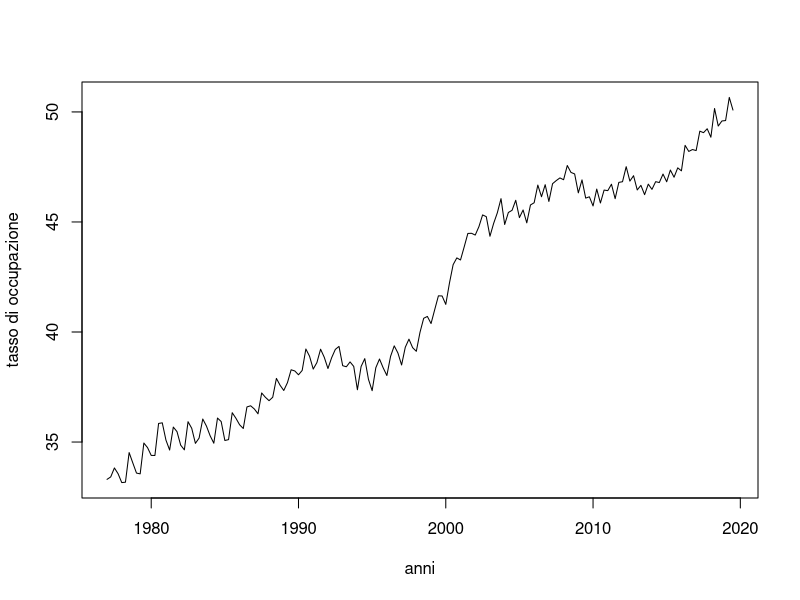
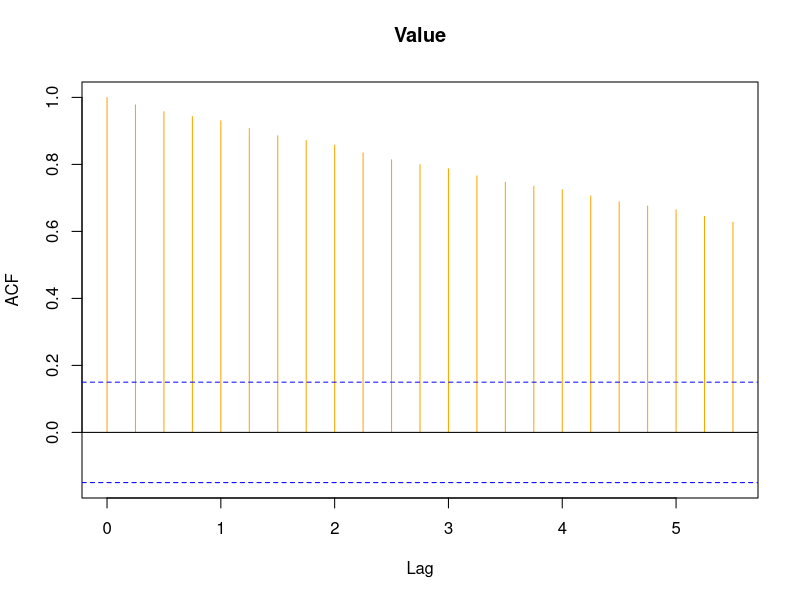
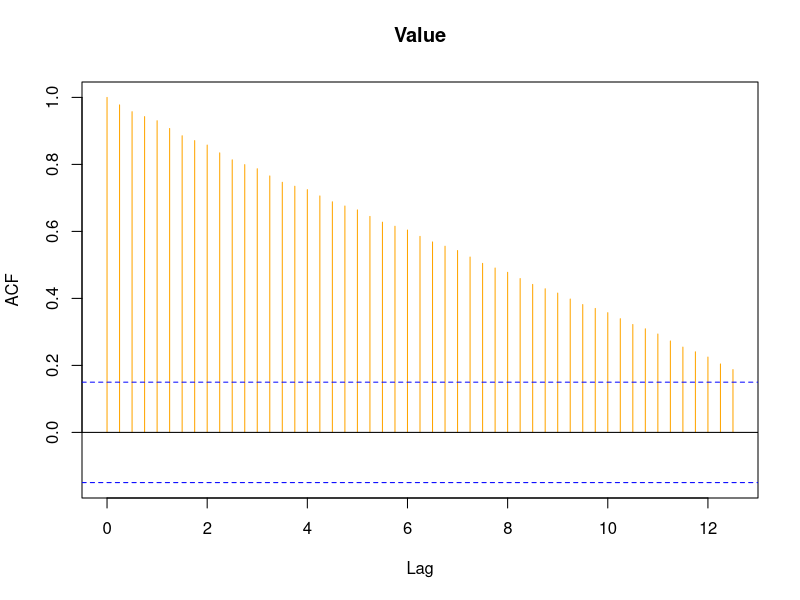
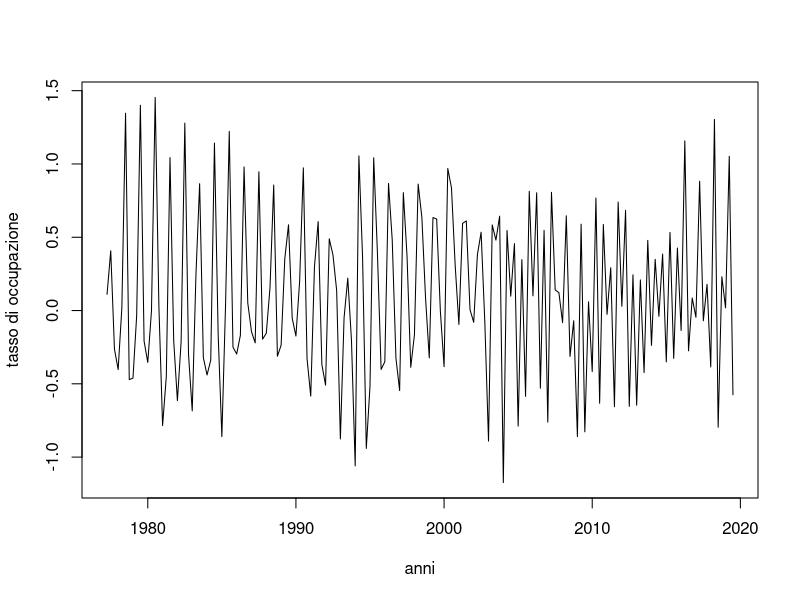
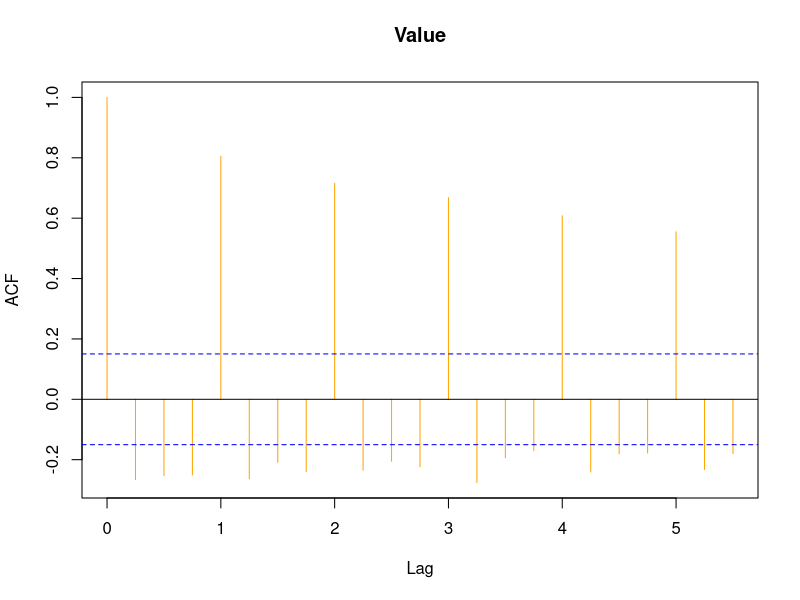
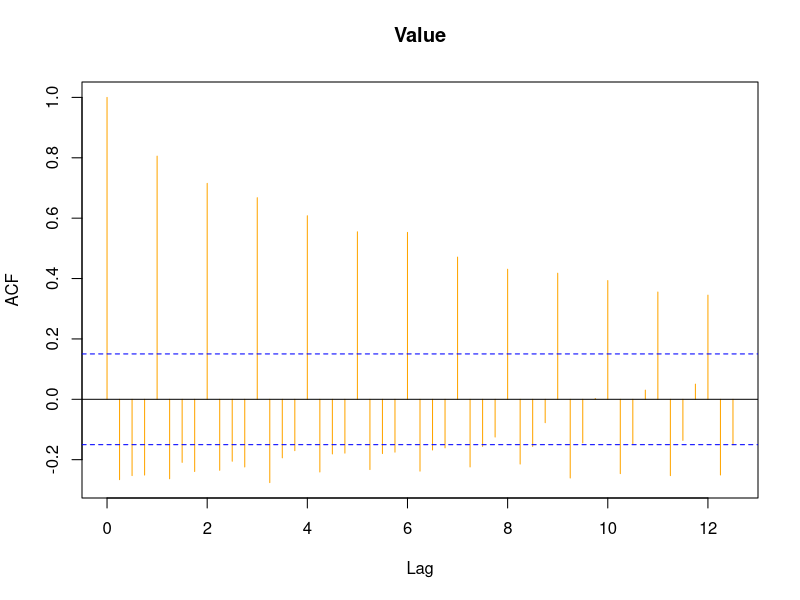
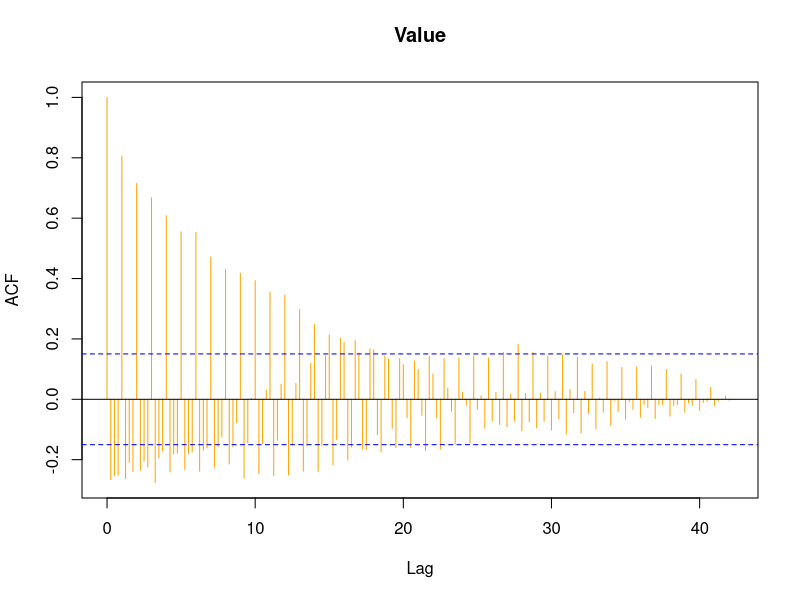
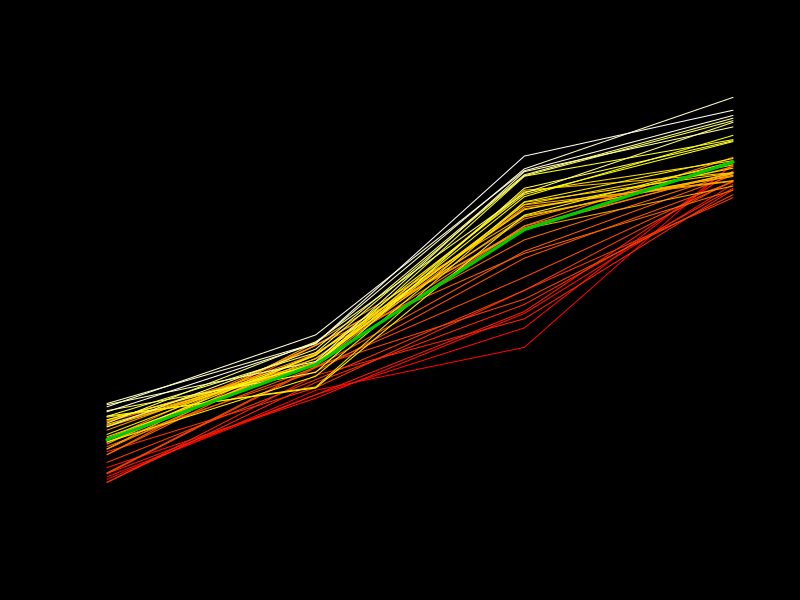

Generate these figures, in order, with R: (Note: this script raises an error after producing the figures.)
to.data = read.csv("occupazione_donne_da15a64_dal1977.csv",row.names=1)
head(to.data)
to = ts(to.data,frequency=4,start=c(1977))
to
ts.plot(to,xlab="anni",ylab="tasso di occupazione")
# Sembra che sia presente un trend ascendente, mentre non è molto evidente una stagionalità
# DECOMPOSIZIONE
acf(to,col="orange")
acf(to,50,col="orange")
# Anche dalla funzione di autocorrelazione, non emergono particolari periodicità. Sappiamo comunque che la funzione di autocorrelazione è di dubbia interpretazione se in presenza di un forte trend. Provando a visualizzare la serie al netto del trend:
plot(diff(to),xlab="anni",ylab="tasso di occupazione")
# Si vede già che ogni anno è visualizzato da un picco, sottolineando quindi la presenza di stagionalità. Questi picchi sono ben distinti per i primi anni, almeno fino al 2003, per poi cambiare andamento e suddividersi in picchi più confusi tra i vari trmiestri.
acf(diff(to),col="orange")
acf(diff(to),50,col="orange")
acf(diff(to),171,col="orange")
# Sembra che così una componente stagionale possa essere effettivamente presente: in corrispondenza dell'inizio di ogni periodo, vediamo che il valore di acf si staglia al di sopra degli altri valori, evento che era stato mascherato nei grafici precedenti dalla presenza di un trend accentuato.
par(bg="black")
m_to = t(matrix(to[1:168],42,4))
ts.plot(m_to,col=heat.colors(42))
lines(rowMeans(m_to),lwd=3,col="green3")
# Ogni anno i valori aumentano (dal rosso verso il bianco)
ts.plot(scale(m_to,scale=F),col=heat.colors(42))
# Evidenziamo il profilo medio:
lines(rowMeans(scale(m_to)),lwd=3,col="green3")
# in bianco si vede l'andamento annuale medio
par(bg="white")
to.da = decompose(to)
plot(to.da)
plot(to.da$random, col = "red")
lines(to.da$seasonal)
legend(1977,0.8,legend=c("seasonal","random"),col=c("black","red"),lty=1,cex=1,bty="n",ncol=2)

# ANALISI E PREVISIONE
# Smorzamento esponenziale
to.se=HoltWinters(to,beta=F,gamma=F)
to.se
plot(to.se)
summary(to.se)
predict(to.se,1)
plot(to.se,predict(se,1))
plot(to.se);points(HoltWinters(to,alpha=0.9,beta=F,gamma=F)$fitted,col="blue",type="l")
# Smorzamento esponenziale con trend
to.set=HoltWinters(to,gamma=F)
to.set
plot(to.set)
plot(to.set,predict(to.set,12))
# Confronto tra SE e SET:
layout(t(1:2))
plot(to.se,lwd=2,main="SE")
plot(to.set,lwd=2,main="SET")
plot(to.se,predict(se,5),main="SE")
plot(to.set,predict(to.set,5),main="SET")
layout(1)
plot(to.set);points(HoltWinters(to,alpha=0.9,beta=F,gamma=F)$fitted,col="blue",type="l")

# Smorzamento con trend e stagionalità
to.hw=HoltWinters(to)
to.hw
plot(to.hw,lwd=2)
layout(1:2)
plot(to.hw,predict(to.hw,4),main="Previsione a 1 anno",lwd=2)
# si ottiene una previsione decisamente attendibile
# Se si prova a effettuare una previsione di più anni:
plot(to.hw,predict(to.hw,12),main="Previsione a 3 anni",lwd=2)
layout(1)
# il risultato non è esaltante, visto che la previsione del primo anno viene ripetuta altre due volte, un po’ traslata verso l'alto, seguendo un trend del tutto lineare.
# RESIDUI:
to.hw.r=as.vector(residuals(to.hw))
plot(to.hw.r,pch=20)
1 - var(to.hw.r)/var(to)
acf(to.hw.r)
layout(t(1:2))
hist(to.hw.r,20,freq=F)
lines(density(to.hw.r),col="blue")
lines(sort(to.hw.r),dnorm(sort(to.hw.r),mean(to.hw.r),sd(to.hw.r)),col="red")
qqnorm(to.hw.r)
qqline(to.hw.r)
layout(1)
length(to.hw.r)
shapiro.test(to.hw.r)
shapiro.test(rnorm(167))
# Incertezza delle previsioni
quantile(to.hw.r,0.05)
quantile(to.hw.r,0.95)
predict(to.hw,1) + quantile(to.hw.r,0.05)
predict(to.hw,1) + quantile(to.hw.r,0.95)
ts.plot(predict(to.hw,4),
predict(to.hw,4)+quantile(to.hw.r,0.05),
predict(to.hw,4)+quantile(to.hw.r,0.95),
col=c("red","green3","green3"),lwd=c(2,1,1))
# Autovalidazione
l=length(to)
n=4
pred=rep(0,n)
for(i in 1:n){
ts<-ts(to[1:(l-i)],frequency=4,start=c(1977))
ts.hw<-HoltWinters(ts)
pred[n-i+1]=predict(ts.hw,1)
}
real=to.data[(l-n+1):l]
sqrt(var(pred-real)/var(real))
plot(c(1:4),y=c(49,49.5,50,51),col="white",xlab="Time",ylab="Value")
lines(real)
lines(pred,col="red")
legend(1,51.5,legend=c("real","prediction"),col=c("black","red"),lty=1,cex=1,bty="n",ncol=2)

